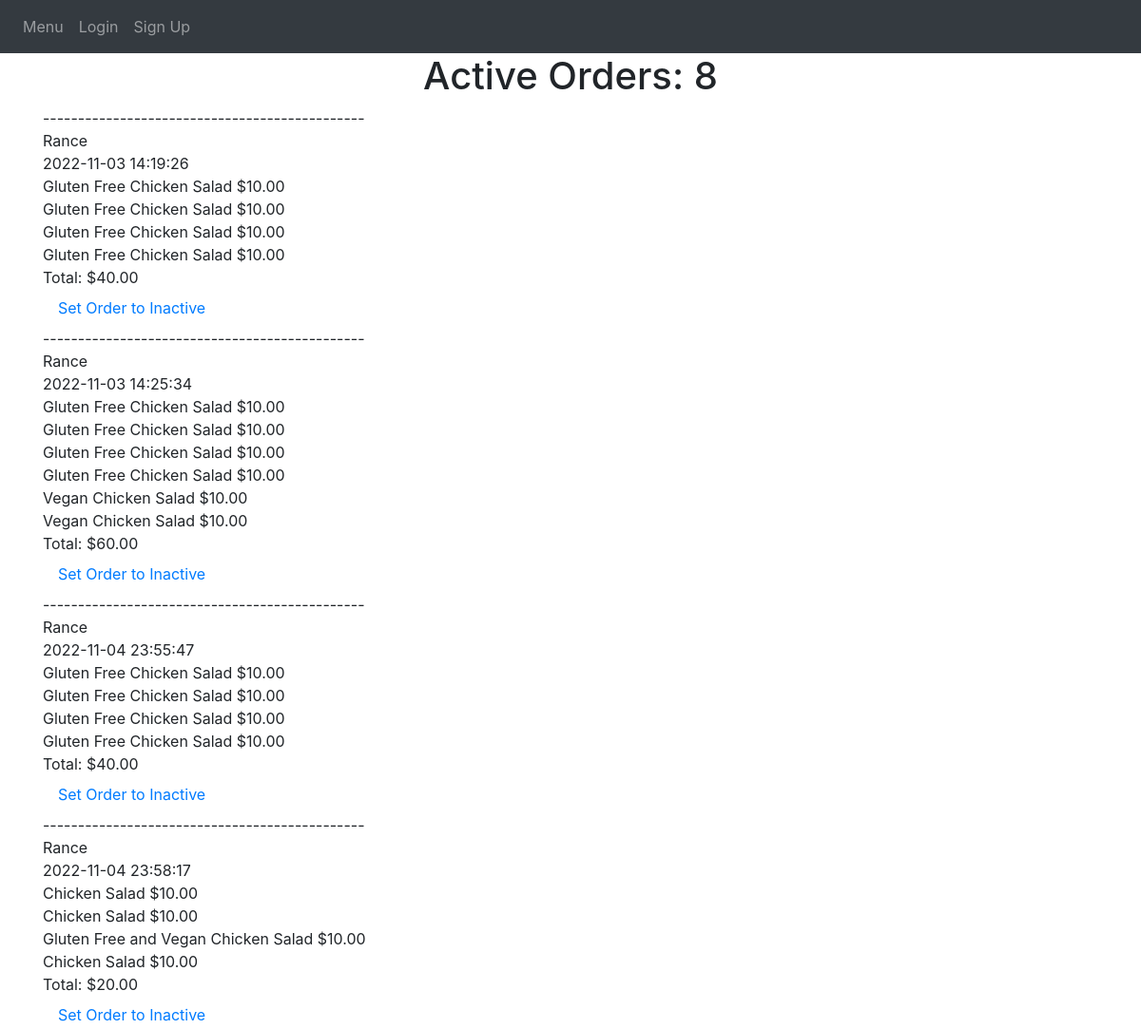
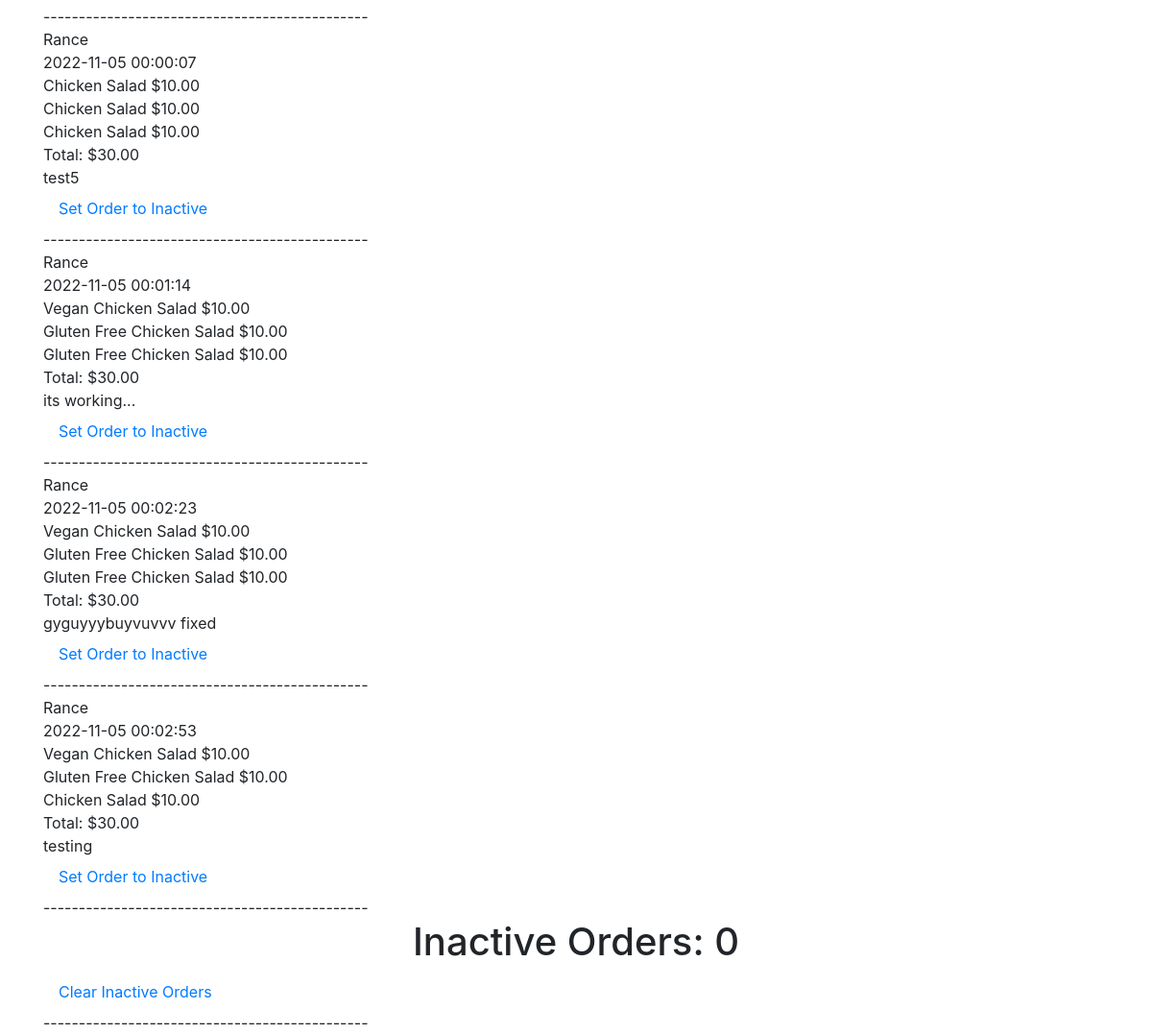
Page /view-orders on the committed database (2 pictures, top to bottom).
### avanzareApp/models.py (models this page shows)
class Order(db.Model):
    id = db.Column(db.Integer, primary_key=True)
    name = db.Column(db.String(150))
    comment = db.Column(db.String(10000))
    total = db.Column(db.Float)
    date = db.Column(db.DateTime(timezone=True), default=func.now())
    user_id = db.Column(db.Integer, db.ForeignKey('user.id'))
    is_active = db.Column(db.String(10))
    items = db.relationship('Menu_order')

class Menu_order(db.Model):
    id = db.Column(db.Integer, primary_key=True)
    name = db.Column(db.String(150))
    price = db.Column(db.String(150))
    description = db.Column(db.String(10000))
    menu_type = db.Column(db.String(150))
    gluten_free = db.Column(db.String(150))
    vegan = db.Column(db.String(150))
    date = db.Column(db.DateTime(timezone=True), default=func.now())
    order_id = db.Column(db.Integer, db.ForeignKey('order.id'))

### avanzareApp/views.py (the view)
@views.route('/view-orders', methods=['POST', 'GET'])
def view_orders():
    active_orders = Order.query.filter(Order.is_active == 'Active').all()
    inactive_orders = Order.query.filter(Order.is_active == 'Inactive').all()
    return render_template('view_orders.html', active_orders=active_orders, inactive_orders=inactive_orders, user=current_user)

### avanzareApp/templates/view_orders.html (shortened to what this page needs)
{% extends "base.html" %} {% block title %}Home{% endblock %}
{% block content %}
{% set count = namespace(value=0) %}
{% for order in active_orders %}
    {% set count.value = count.value + 1 %}
{% endfor %}
<h1 align="center">Active Orders: {{ count.value }}</h1>
<div>----------------------------------------------</div>
{% for order in active_orders %}
    {{ order.name }}
    <br />
    {{ order.date }}
    <br />
    {% for item in order.items %}
        {{ item.name }}
        {% set tmp = "$" + (item.price | string) %}
        {{ tmp }}
        <br />
    {% endfor %}
    {% if "${:,.2f}".format(order.total) == "$-0.00" %}
        <div>Total: $0.00</div>
    {% else %}
        <div>Total: {{ "${:,.2f}".format(order.total) }}</div>
    {% endif %}
    {{ order.comment }}
    <a class="nav-item nav-link" href="{{ url_for('views.deactivate_orders', id=order.id) }}">Set Order to Inactive</a>
    <div>----------------------------------------------</div>
{% endfor %}
{% set count = namespace(value=0) %}
{% for order in inactive_orders %}
    {% set count.value = count.value + 1 %}
{% endfor %}
<h1 align="center">Inactive Orders: {{ count.value }}</h1>
<a class="nav-item nav-link" href="{{ url_for('views.clear_inactive_orders') }}">Clear Inactive Orders</a>
<div>----------------------------------------------</div>
{% endblock %}

### rows in the picture
Order: name "Rance", date "2022-11-03 14:19:26", total "$40.00"
Menu_order: name "Gluten Free Chicken Salad", tmp "$10.00"
Menu_order: name "Gluten Free Chicken Salad", tmp "$10.00"
Menu_order: name "Gluten Free Chicken Salad", tmp "$10.00"
Menu_order: name "Gluten Free Chicken Salad", tmp "$10.00"
Order: name "Rance", date "2022-11-03 14:25:34", total "$60.00"
Menu_order: name "Gluten Free Chicken Salad", tmp "$10.00"
Menu_order: name "Gluten Free Chicken Salad", tmp "$10.00"
Menu_order: name "Gluten Free Chicken Salad", tmp "$10.00"
Menu_order: name "Gluten Free Chicken Salad", tmp "$10.00"
Menu_order: name "Vegan Chicken Salad", tmp "$10.00"
Menu_order: name "Vegan Chicken Salad", tmp "$10.00"
Order: name "Rance", date "2022-11-04 23:55:47", total "$40.00"
Menu_order: name "Gluten Free Chicken Salad", tmp "$10.00"
Menu_order: name "Gluten Free Chicken Salad", tmp "$10.00"
Menu_order: name "Gluten Free Chicken Salad", tmp "$10.00"
Menu_order: name "Gluten Free Chicken Salad", tmp "$10.00"
Order: name "Rance", date "2022-11-04 23:58:17", total "$20.00"
Menu_order: name "Chicken Salad", tmp "$10.00"
Menu_order: name "Chicken Salad", tmp "$10.00"
Menu_order: name "Gluten Free and Vegan Chicken Salad", tmp "$10.00"
Menu_order: name "Chicken Salad", tmp "$10.00"
Order: name "Rance", date "2022-11-05 00:00:07", total "$30.00", comment "test5"
Menu_order: name "Chicken Salad", tmp "$10.00"
Menu_order: name "Chicken Salad", tmp "$10.00"
Menu_order: name "Chicken Salad", tmp "$10.00"
Order: name "Rance", date "2022-11-05 00:01:14", total "$30.00", comment "its working..."
Menu_order: name "Vegan Chicken Salad", tmp "$10.00"
Menu_order: name "Gluten Free Chicken Salad", tmp "$10.00"
Menu_order: name "Gluten Free Chicken Salad", tmp "$10.00"
Order: name "Rance", date "2022-11-05 00:02:23", total "$30.00", comment "gyguyyybuyvuvvv fixed"
Menu_order: name "Vegan Chicken Salad", tmp "$10.00"
Menu_order: name "Gluten Free Chicken Salad", tmp "$10.00"
Menu_order: name "Gluten Free Chicken Salad", tmp "$10.00"
Order: name "Rance", date "2022-11-05 00:02:53", total "$30.00", comment "testing"
Menu_order: name "Vegan Chicken Salad", tmp "$10.00"
Menu_order: name "Gluten Free Chicken Salad", tmp "$10.00"
Menu_order: name "Chicken Salad", tmp "$10.00"

### other values in the picture
{{ count.value }} "8"
{{ count.value }} "0"
